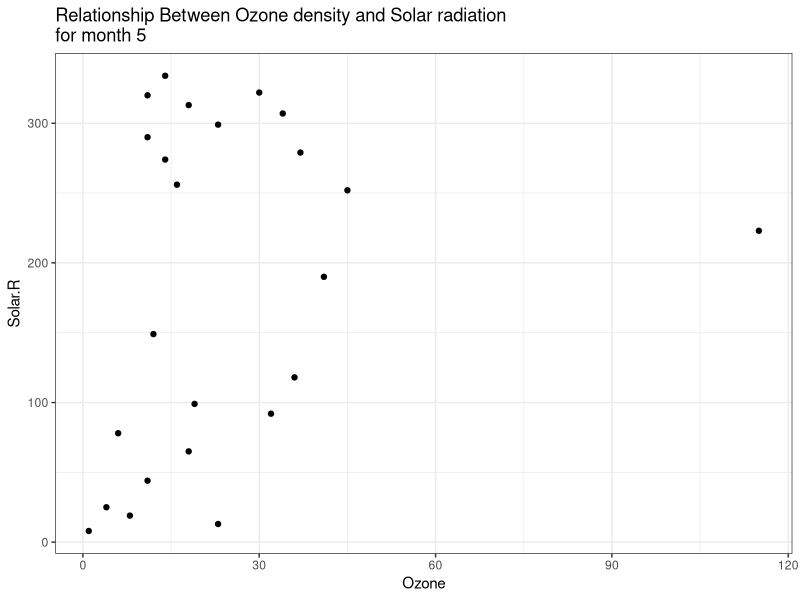
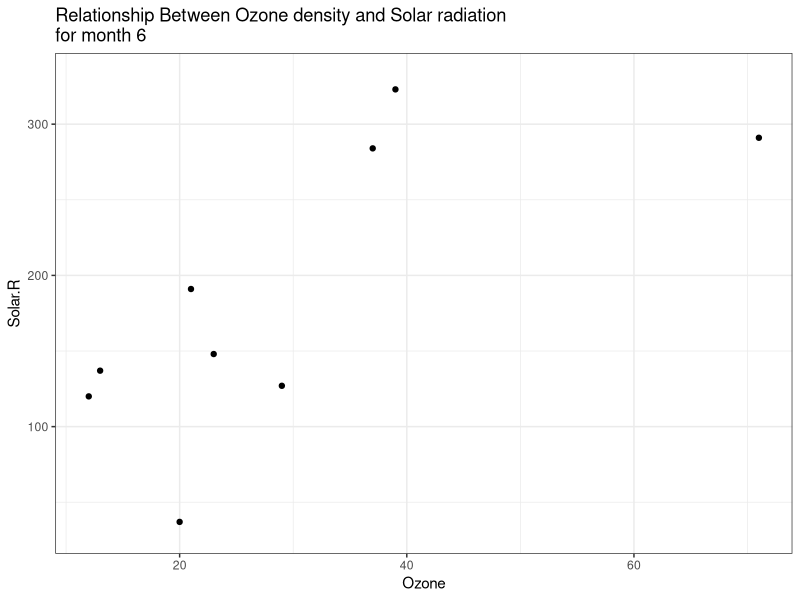
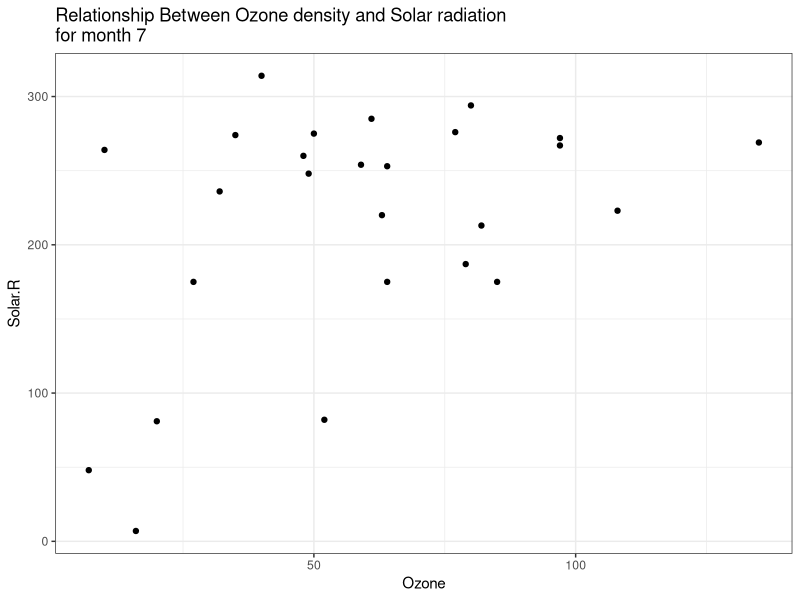
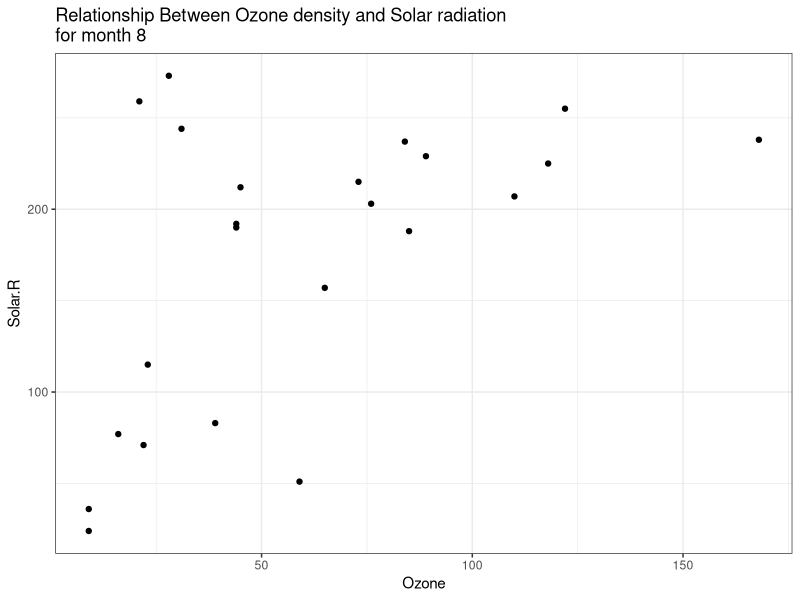
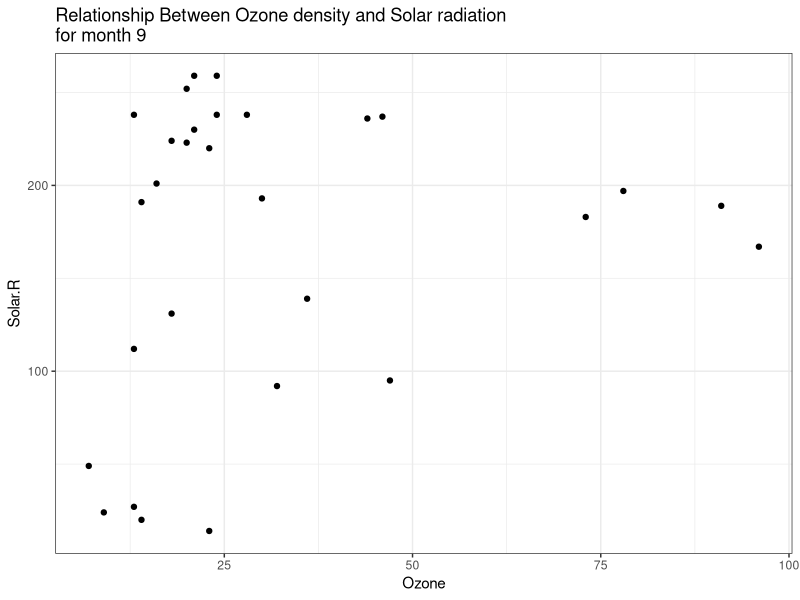
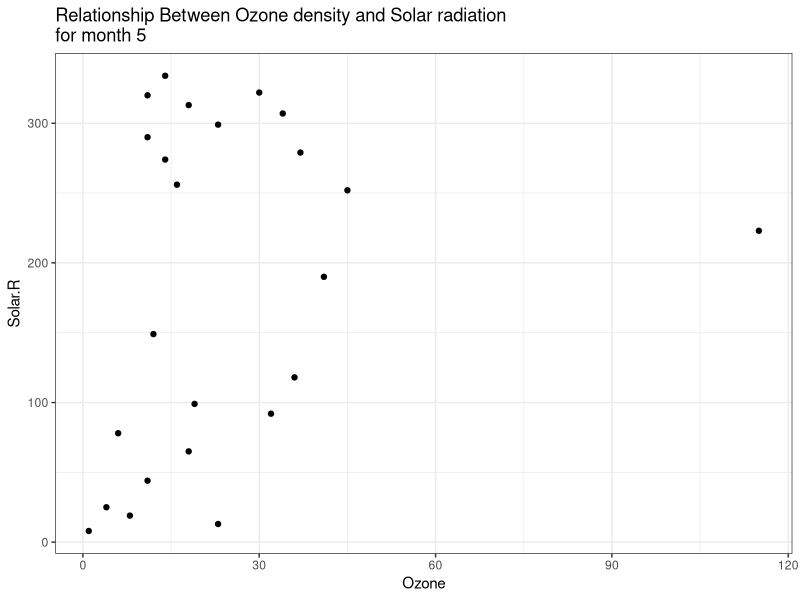
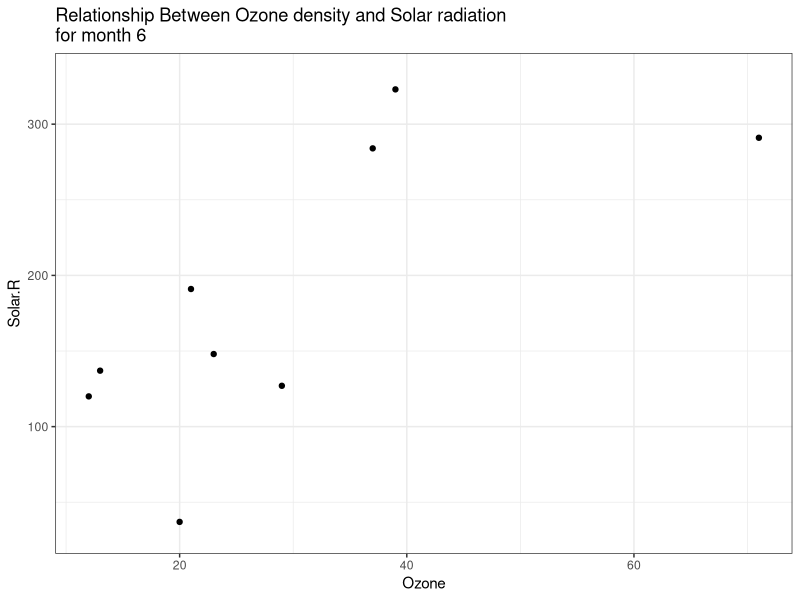
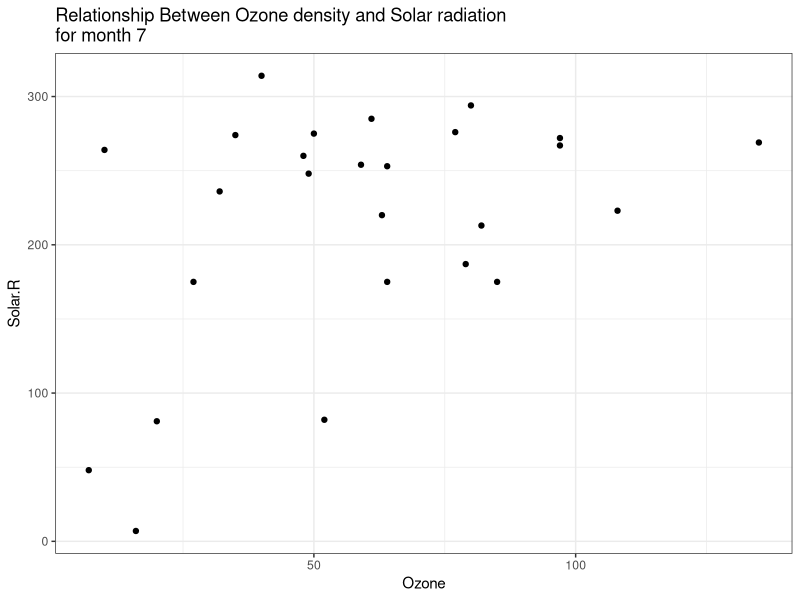

The R source for these figures, in order:
## ---- chunk 1
knitr::opts_chunk$set(echo = TRUE)
library(tidyverse)
library(here)
## ---- chunk 2
set.seed(123) # Set random number generation

m <- lm(mpg ~ hp + cyl + drat, mtcars)

l <- list(a = list(m = matrix(1:12, ncol = 3),
              	   v = 1:7),
          b = data.frame(student = 1:15,
                         score = rnorm(15, 100, 10)))

summary(m)
## ---- chunk 3

## ---- chunk 4

## ---- chunk 5


## ---- chunk 6

## ---- chunk 7

## ---- chunk 8
aq <- (airquality)
by_month <- split(aq, aq$Month)
str(by_month)
## ---- chunk 9
months <- rep(NA, length(by_month))
months
for (i in seq_along(months)) {
  months[i] <- mean(by_month[[i]]$Ozone, na.rm = TRUE)
}
months
## ---- chunk 10
lapply(by_month, function(x) mean(x$Ozone, na.rm=TRUE))

sapply(by_month, function(x) mean(x$Ozone, na.rm = TRUE))

vapply(by_month, function(x) {mean(x$Ozone, na.rm = TRUE)}, double(1))
## ---- chunk 11
#lapply ggplot to Ozone and Solar.R columns for each name
q6plots<- lapply(names(by_month), function(x) {
          ggplot(by_month[[x]], aes(Ozone, Solar.R)) +
            geom_point() +
            ggtitle(paste("Relationship Between Ozone density and Solar radiation \nfor month", names(by_month[x]))) +
            theme_bw()
 }
  )
q6plots

# #for loop, not need
# sol_ozone <- vector("list", length(by_month))
# for(i in seq_along(sol_ozone)) {
#   sol_ozone[[i]] <- by_month[[i]][,1:2]
# }
# str(sol_ozone)
# plot(sol_ozone[[1]])


## ---- chunk 12
#Directory specification
plots <- here::here("q6plots", paste0("month", names(by_month), ".png"))
plots

#Save to file
for (i in seq_along(q6plots)) {
  ggsave(plots[i],
         q6plots[[i]],
         device = "png",
         width = 6.5,
         height = 8)
}
